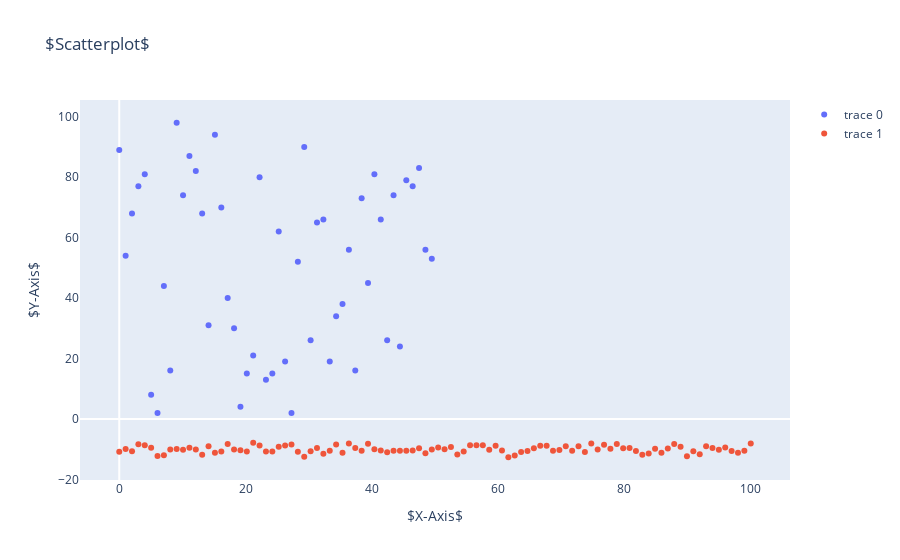

Here is the notebook cell this chart was saved with:
### Code cell
x_values = np.linspace(0,100,100)
y_values = np.random.randn(100)

trace0=go.Scatter(x = x_values,
                 y = random_y,
                 mode ="markers")
trace1=go.Scatter(x = x_values,
                 y = y_values-10,
                 mode ="markers"
                )
     
data =[trace0,trace1]
layout = go.Layout(title = "$Scatterplot$",
                   xaxis=dict(
                       title = "$X-Axis$",
                       showgrid= False,
                       showline = False), 
                   yaxis=dict(
                       title = "$Y-Axis$",
                       showgrid= False,
                       showline = False))

fig = go.Figure(data= data, layout = layout)
iplot(fig)
